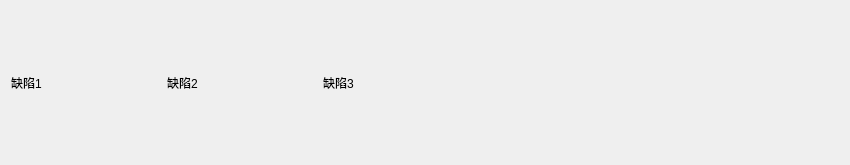
                  <widget class="QWidget" name="scrollAreaWidgetContents">
                   <property name="geometry">
                    <rect>
                     <x>0</x>
                     <y>0</y>
                     <width>850</width>
                     <height>163</height>
                    </rect>
                   </property>
                   <layout class="QHBoxLayout" name="horizontalLayout_16">
                    <item>
                     <layout class="QHBoxLayout" name="horizontalLayout_6">
                      <item>
                       <widget class="QLabel" name="label_15">
                        <property name="minimumSize">
                         <size>
                          <width>150</width>
                          <height>143</height>
                         </size>
                        </property>
                        <property name="maximumSize">
                         <size>
                          <width>150</width>
                          <height>143</height>
                         </size>
                        </property>
                        <property name="text">
                         <string>缺陷1               </string>
                        </property>
                        <property name="scaledContents">
                         <bool>true</bool>
                        </property>
                       </widget>
                      </item>
                      <item>
                       <widget class="QLabel" name="label_16">
                        <property name="minimumSize">
                         <size>
                          <width>150</width>
                          <height>143</height>
                         </size>
                        </property>
                        <property name="maximumSize">
                         <size>
                          <width>150</width>
                          <height>143</height>
                         </size>
                        </property>
                        <property name="text">
                         <string>缺陷2               </string>
                        </property>
                        <property name="scaledContents">
                         <bool>true</bool>
                        </property>
                       </widget>
                      </item>
                      <item>
                       <widget class="QLabel" name="label_17">
                        <property name="minimumSize">
                         <size>
                          <width>150</width>
                          <height>143</height>
                         </size>
                        </property>
                        <property name="maximumSize">
                         <size>
                          <width>150</width>
                          <height>143</height>
                         </size>
                        </property>
                        <property name="text">
                         <string>缺陷3            </string>
                        </property>
                        <property name="scaledContents">
                         <bool>true</bool>
                        </property>
                       </widget>
                      </item>
                      <item>
                       <spacer name="horizontalSpacer_6">
                        <property name="orientation">
                         <enum>Qt::Horizontal</enum>
                        </property>
                        <property name="sizeHint" stdset="0">
                         <size>
                          <width>40</width>
                          <height>20</height>
                         </size>
                        </property>
                       </spacer>
                      </item>
                     </layout>
                    </item>
                   </layout>
                  </widget>
